Frame 1 (no input): blank canvas, image omitted
Frame 60 (the mouse pressed at the canvas centre just before this capture): blank canvas, image omitted
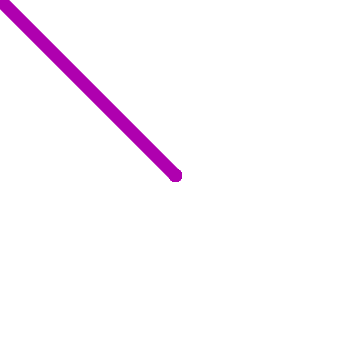
Frame 120 (the mouse held since frame 60 and released just before this capture)

The Processing sketch whose frames 1 and 60 were blank and that drew this single picture after the mouse press (run headless with seeded random() and noise(); from frame 60 on, the mouse is pressed at the canvas centre):

// Processing sketch: processing_170974
// ── processing_170974.pde

int counter;

void setup() {  //setup function called initially, only once
  size(350, 350);
  background(255);  //set background white
  //colorMode(HSB);   //set colors to Hue, Saturation, Brightness mode
  smooth();
  counter = 0;
  noStroke ();
  fill(255, 0 , 0);
  //rect(1, 30, 30,30);
}

void draw() {   
  counter++;
  if( mousePressed == true){
 
    
        strokeWeight(13);
        stroke(mouseX, 0, mouseY);
        line(mouseX, mouseY, pmouseX, pmouseY);
    
    

  }
  
}
